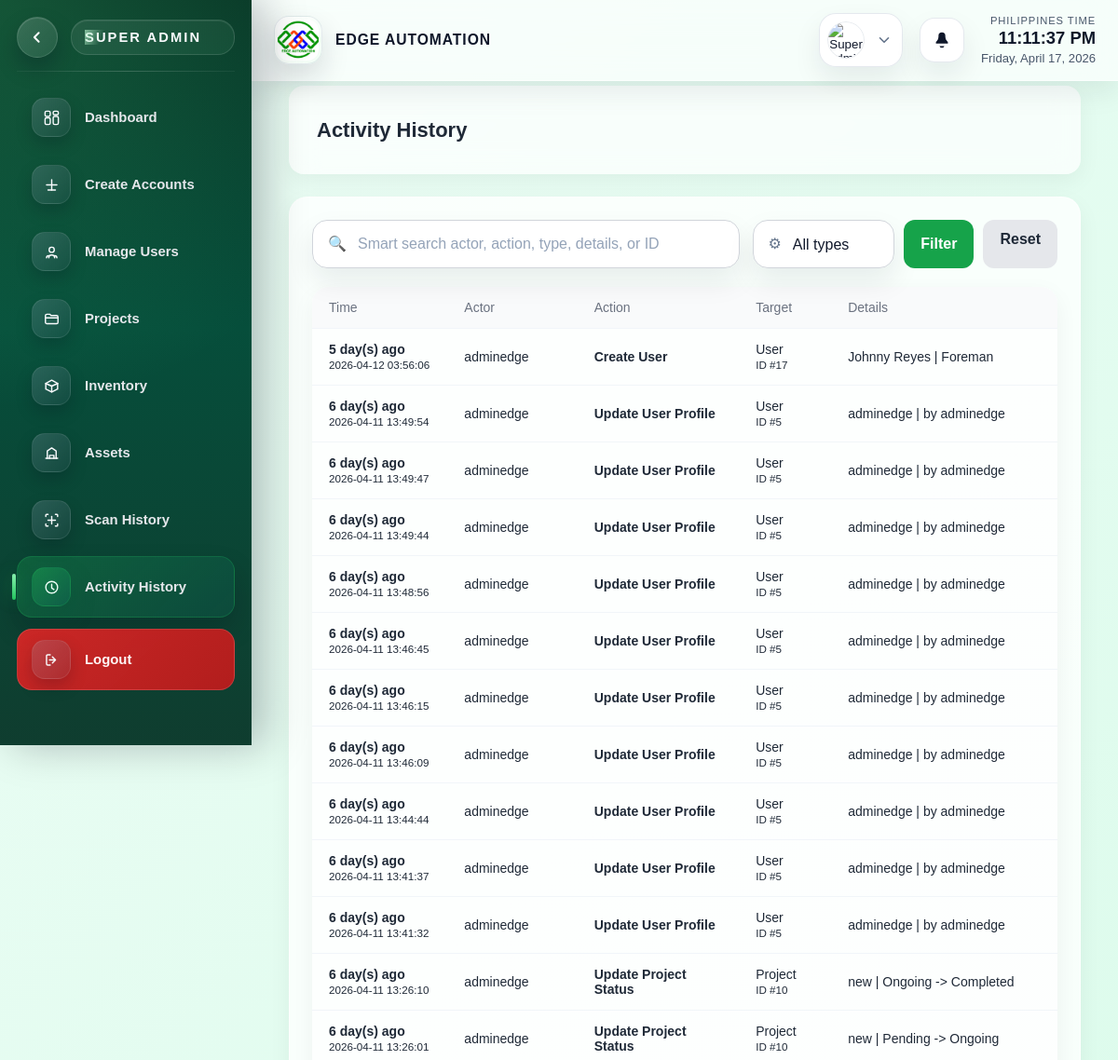
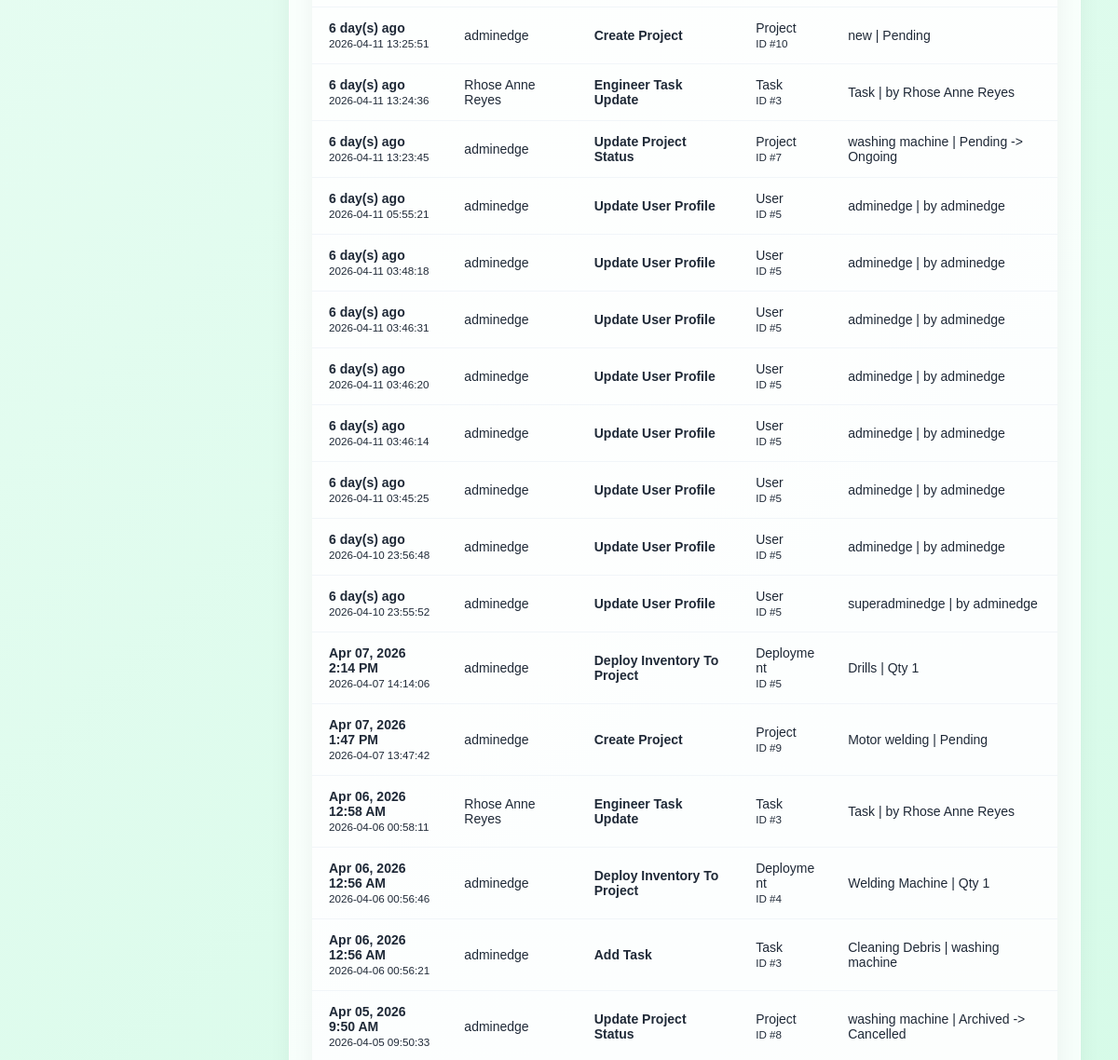
The app's page /SUPERADMIN/sidebar/activity_history.php (signed in, upper part), older data (2 pictures, top to bottom).
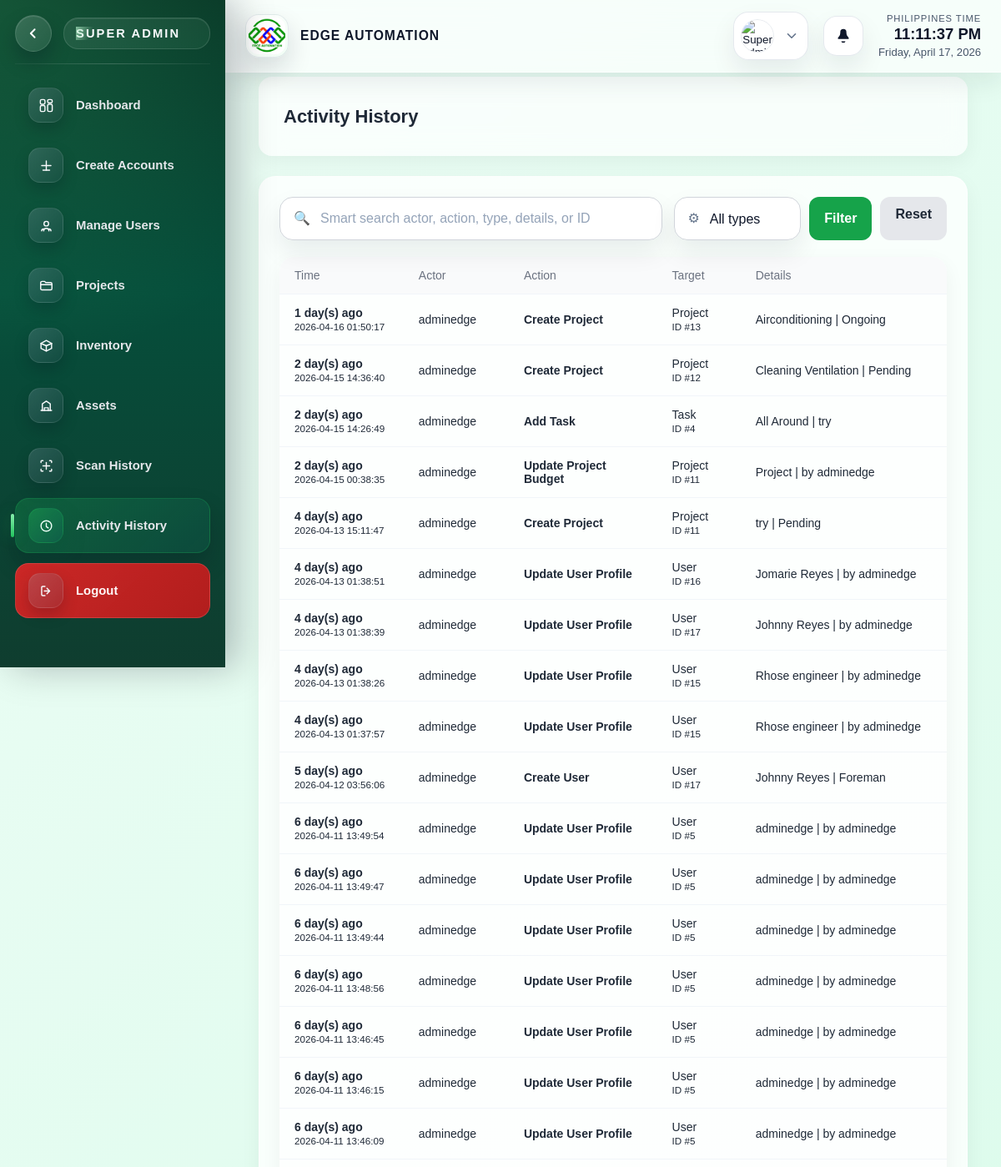
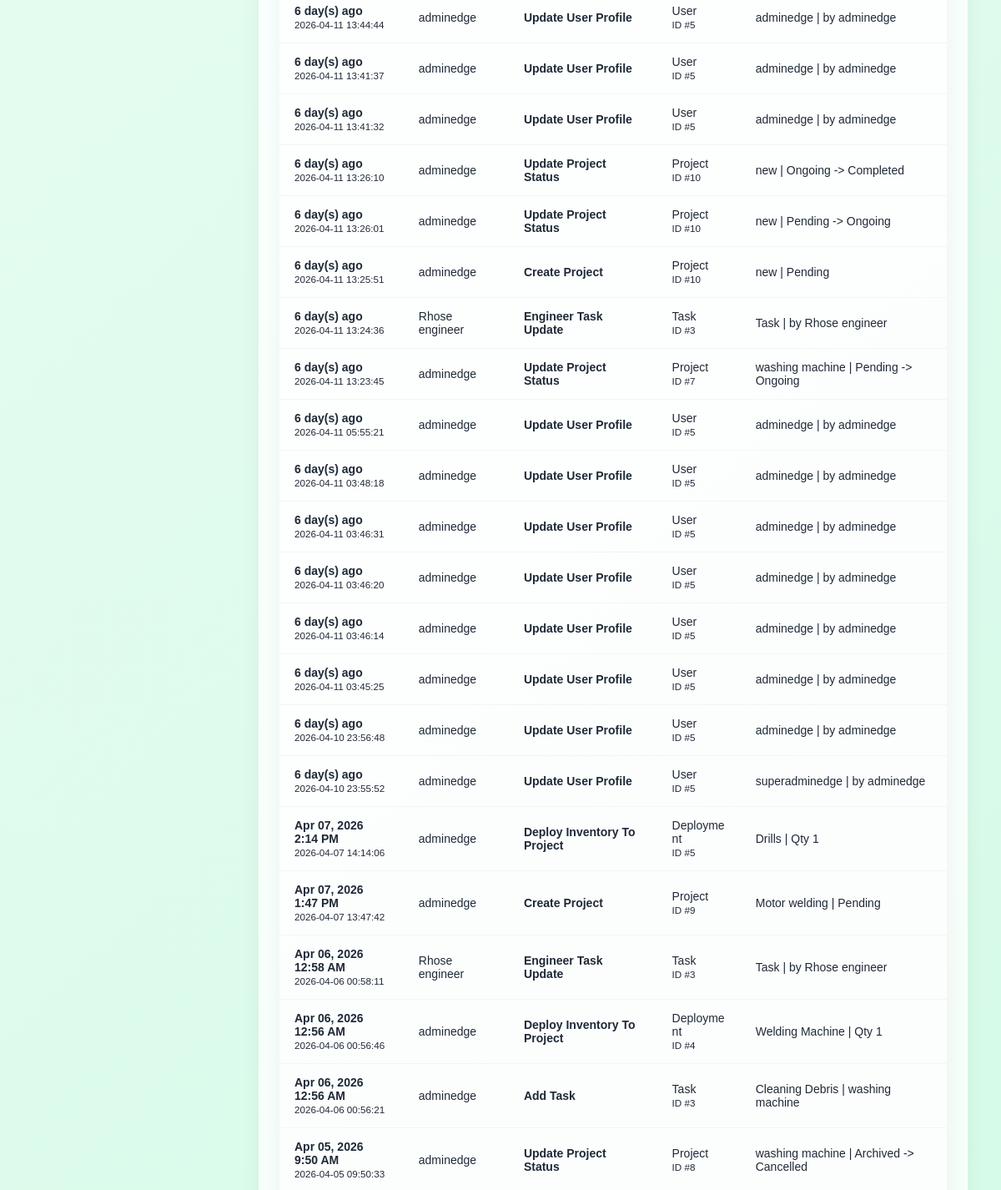
The same page, newer data (2 pictures, top to bottom).
### tables this page shows
CREATE TABLE `audit_logs` (
  `id` int(11) NOT NULL,
  `user_id` int(11) DEFAULT NULL,
  `action` varchar(100) NOT NULL,
  `entity_type` varchar(50) NOT NULL,
  `entity_id` int(11) DEFAULT NULL,
  `old_values` longtext DEFAULT NULL CHECK (json_valid(`old_values`)),
  `new_values` longtext DEFAULT NULL CHECK (json_valid(`new_values`)),
  `ip_address` varchar(45) DEFAULT NULL,
  `created_at` timestamp NOT NULL DEFAULT current_timestamp()
);

CREATE TABLE `users` (
  `id` int(11) NOT NULL,
  `full_name` varchar(150) NOT NULL,
  `email` varchar(100) NOT NULL,
  `phone` varchar(20) DEFAULT NULL,
  `password` varchar(255) NOT NULL,
  `role` varchar(30) NOT NULL,
  `status` varchar(20) NOT NULL DEFAULT 'active',
  `failed_attempts` int(11) DEFAULT 0,
  `last_failed_login` datetime DEFAULT NULL,
  `created_at` timestamp NOT NULL DEFAULT current_timestamp(),
  `updated_at` timestamp NOT NULL DEFAULT current_timestamp() ON UPDATE current_timestamp(),
  `created_by` int(11) DEFAULT NULL,
  `reset_token` varchar(255) DEFAULT NULL,
  `token_expiry` datetime DEFAULT NULL,
  `profile_photo_path` varchar(255) DEFAULT NULL,
  `profile_photo_data` longtext DEFAULT NULL,
  `profile_photo_mime` varchar(50) DEFAULT NULL
);

### config/audit_log.php (called while the page is built, shortened)
<?php
function audit_log_table_exists(mysqli $conn): bool {
    static $exists = null;
    if ($exists !== null) {
        return $exists;
    }
    $stmt = $conn->prepare(
        'SELECT 1
         FROM INFORMATION_SCHEMA.TABLES
         WHERE TABLE_SCHEMA = DATABASE()
         AND TABLE_NAME = ?
         LIMIT 1'
    );
    $tableName = 'audit_logs';
    $stmt->bind_param('s', $tableName);
    $stmt->execute();
    $result = $stmt->get_result();
    $exists = (bool)($result && $result->fetch_assoc());
    return $exists;
}

### SUPERADMIN/sidebar/activity_history.php (the view, shortened to what the rows shown need)
<?php
require_once __DIR__ . '/../../config/database.php';
require_once __DIR__ . '/../../config/audit_log.php';
function activity_history_relative_time(?string $dateTime): string {
    try {
        $date = new DateTimeImmutable($dateTime);
        $now = new DateTimeImmutable();
        $diff = $now->getTimestamp() - $date->getTimestamp();
        if ($diff < 604800) {
            return floor($diff / 86400) . ' day(s) ago';
        }
        return $date->format('M d, Y g:i A');
    } catch (Throwable $exception) {
        return (string)$dateTime;
    }
}
function activity_history_decode_payload(?string $payload): array {
    if (!$payload) {
        return [];
    }
    $decoded = json_decode($payload, true);
    return is_array($decoded) ? $decoded : [];
}
function activity_history_action_label(string $action): string {
    return ucwords(str_replace('_', ' ', $action));
}
function activity_history_build_details(array $entry): string {
    $action = (string)($entry['action'] ?? 'activity');
    $entityType = (string)($entry['entity_type'] ?? 'record');
    $actorName = (string)($entry['actor_name'] ?? 'System');
    $oldValues = activity_history_decode_payload($entry['old_values'] ?? null);
    $newValues = activity_history_decode_payload($entry['new_values'] ?? null);
    if ($action === 'create_user') {
        return ($newValues['full_name'] ?? 'Unknown user') . ' | ' . ucwords(str_replace('_', ' ', (string)($newValues['role'] ?? 'user')));
    }
    if ($action === 'update_user_profile') {
        return ($newValues['full_name'] ?? 'User record updated') . ' | by ' . $actorName;
    }
    if ($action === 'create_project') {
        return (string)($newValues['project_name'] ?? 'New project') . ' | ' . ucfirst((string)($newValues['status'] ?? 'pending'));
    }
    if ($action === 'update_project_status') {
        return (string)($newValues['project_name'] ?? 'Project') . ' | ' . ucfirst((string)($oldValues['status'] ?? '')) . ' -> ' . ucfirst((string)($newValues['status'] ?? ''));
    }
    if ($action === 'add_task') {
        return (string)($newValues['task_name'] ?? 'Task') . ' | ' . (string)($newValues['project_name'] ?? 'Project');
    }
    if ($action === 'deploy_inventory_to_project' || $action === 'return_project_inventory' || $action === 'create_inventory_item' || $action === 'update_inventory_item') {
        return (string)($newValues['asset_name'] ?? 'Inventory item') . ' | Qty ' . (int)($newValues['quantity'] ?? 0);
    }
    return ucfirst($entityType) . ' | by ' . $actorName;
}
$activityRows = [];
if (function_exists('audit_log_table_exists') ? audit_log_table_exists($conn) : true) {
    $sql = "SELECT
                l.id,
                l.created_at,
                l.action,
                l.entity_type,
                l.entity_id,
                l.old_values,
                l.new_values,
                actor.full_name AS actor_name
            FROM audit_logs l
            LEFT JOIN users actor ON actor.id = l.user_id
            WHERE 1 = 1";
    $sql .= ' ORDER BY l.created_at DESC LIMIT 300';
    $stmt = $conn->prepare($sql);
    if ($stmt) {
        $stmt->execute();
        $result = $stmt->get_result();
        if ($result) {
            $activityRows = $result->fetch_all(MYSQLI_ASSOC);
        }
    }
}
?>
<!DOCTYPE html>
<html lang="en">
<head>
    <link rel="stylesheet" href="../css/super_admin_dashboard.css">
</head>
<body>
<div class="container">
    <main class="main-content scan-history-content">
        <div class="header page-header-card">
            <div class="header-copy">
                <h1>Activity History</h1>
            </div>
        </div>
        <section class="dashboard-panel activity-history-panel">
            <div class="table-wrapper">
                <table class="responsive-table mobile-card-table">
                    <thead>
                        <tr>
                            <th>Time</th>
                            <th>Actor</th>
                            <th>Action</th>
                            <th>Target</th>
                            <th>Details</th>
                        </tr>
                    </thead>
                    <tbody>
                        <?php if (count($activityRows) === 0): ?>
                            <tr>
                                <td colspan="5" class="table-empty-cell">No activity history matched your filters.</td>
                            </tr>
                        <?php else: ?>
                            <?php foreach ($activityRows as $row): ?>
                                <tr>
                                    <td data-label="Time">
                                        <strong><?php echo htmlspecialchars(activity_history_relative_time((string)($row['created_at'] ?? ''))); ?></strong><br>
                                        <small><?php echo htmlspecialchars((string)($row['created_at'] ?? '')); ?></small>
                                    </td>
                                    <td data-label="Actor"><?php echo htmlspecialchars((string)($row['actor_name'] ?: 'System')); ?></td>
                                    <td data-label="Action">
                                        <strong><?php echo htmlspecialchars(activity_history_action_label((string)($row['action'] ?? 'activity'))); ?></strong>
                                    </td>
                                    <td data-label="Target">
                                        <span><?php echo htmlspecialchars(ucwords(str_replace('_', ' ', (string)($row['entity_type'] ?? 'Record')))); ?></span><br>
                                        <small>
                                            <?php echo !empty($row['entity_id']) ? 'ID #' . (int)$row['entity_id'] : 'No linked ID'; ?>
                                        </small>
                                    </td>
                                    <td data-label="Details"><?php echo htmlspecialchars(activity_history_build_details($row)); ?></td>
                                </tr>
                            <?php endforeach; ?>
                        <?php endif; ?>
                    </tbody>
                </table>
            </div>
        </section>
    </main>
</div>
</body>
</html>

Row changes from the older to the newer data that the page shows:
added audit_logs: created_at "1 day(s) ago", created_at "2026-04-16 01:50:17", user.full_name "adminedge", action "Create Project", entity_type "Project", entity "13", new_values "Airconditioning | Ongoing"
added audit_logs: created_at "2 day(s) ago", created_at "2026-04-15 14:36:40", user.full_name "adminedge", action "Create Project", entity_type "Project", entity "12", new_values "Cleaning Ventilation | Pending"
added audit_logs: created_at "2 day(s) ago", created_at "2026-04-15 14:26:49", user.full_name "adminedge", action "Add Task", entity_type "Task", entity "4", new_values "All Around | try"
added audit_logs: created_at "2 day(s) ago", created_at "2026-04-15 00:38:35", user.full_name "adminedge", action "Update Project Budget", entity_type "Project", entity "11", entity_type.full_name "Project | by adminedge"
added audit_logs: created_at "4 day(s) ago", created_at "2026-04-13 15:11:47", user.full_name "adminedge", action "Create Project", entity_type "Project", entity "11", new_values "try | Pending"
added audit_logs: created_at "4 day(s) ago", created_at "2026-04-13 01:38:51", user.full_name "adminedge", action "Update User Profile", entity_type "User", entity "16", new_values.full_name "Jomarie Reyes | by adminedge"
added audit_logs: created_at "4 day(s) ago", created_at "2026-04-13 01:38:39", user.full_name "adminedge", action "Update User Profile", entity_type "User", entity "17", new_values.full_name "Johnny Reyes | by adminedge"
added audit_logs: created_at "4 day(s) ago", created_at "2026-04-13 01:38:26", user.full_name "adminedge", action "Update User Profile", entity_type "User", entity "15", new_values.full_name "Rhose engineer | by adminedge"
added audit_logs: created_at "4 day(s) ago", created_at "2026-04-13 01:37:57", user.full_name "adminedge", action "Update User Profile", entity_type "User", entity "15", new_values.full_name "Rhose engineer | by adminedge"
changed through a linked row, audit_logs (number 24 of 39 on the later page): user.full_name "Rhose Anne Reyes" → "Rhose engineer"; entity_type.full_name "Task | by Rhose Anne Reyes" → "Task | by Rhose engineer"
changed through a linked row, audit_logs "Apr 06, 2026 12:58 AM": user.full_name "Rhose Anne Reyes" → "Rhose engineer"; entity_type.full_name "Task | by Rhose Anne Reyes" → "Task | by Rhose engineer"
